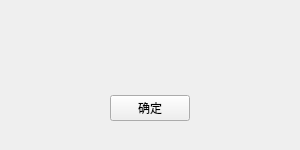
<?xml version="1.0" encoding="UTF-8"?>
<ui version="4.0">
 <class>NoticeWidget</class>
 <widget class="QWidget" name="NoticeWidget">
  <property name="geometry">
   <rect>
    <x>0</x>
    <y>0</y>
    <width>300</width>
    <height>150</height>
   </rect>
  </property>
  <property name="minimumSize">
   <size>
    <width>300</width>
    <height>150</height>
   </size>
  </property>
  <property name="maximumSize">
   <size>
    <width>300</width>
    <height>150</height>
   </size>
  </property>
  <property name="windowTitle">
   <string>提示</string>
  </property>
  <property name="autoFillBackground">
   <bool>true</bool>
  </property>
  <layout class="QGridLayout" name="gridLayout">
   <item row="0" column="0">
    <widget class="QLabel" name="title_lab">
     <property name="text">
      <string/>
     </property>
    </widget>
   </item>
   <item row="1" column="0" alignment="Qt::AlignHCenter|Qt::AlignVCenter">
    <widget class="QPushButton" name="commit">
     <property name="text">
      <string>确定</string>
     </property>
    </widget>
   </item>
  </layout>
 </widget>
 <resources/>
 <connections/>
</ui>
